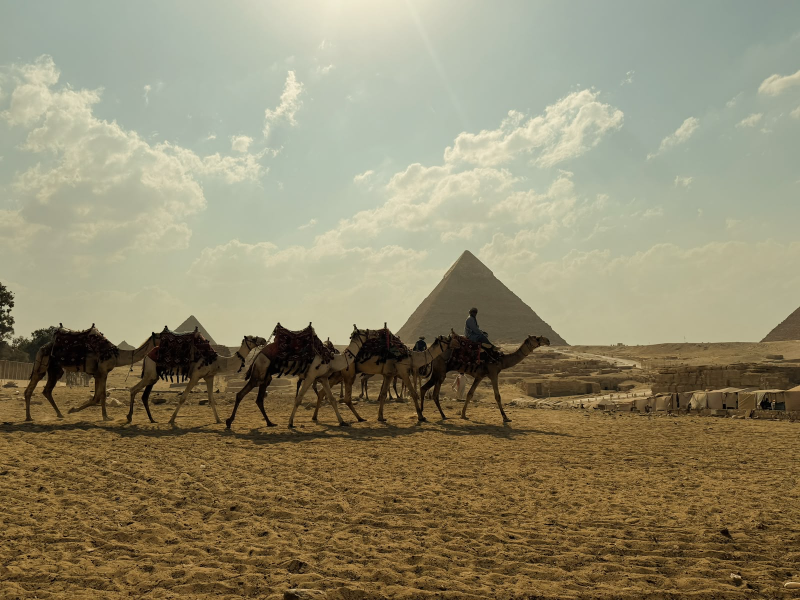
#> input picture design/WhatsApp Image 2026-08-19f at 1.43.31 PM.jpeg, 1600 x 1200 px, given in place of asd.jpeg, which was not available (shown at 1/2 size)
$ python build-images.py '../design/WhatsApp Image 2026-08-19f at 1.43.31 PM.jpeg'
#> lines starting #> are read from the running program, lines starting #| are printed output that depends on the picture; pictures that were not available may be replaced by others from this repository, and a replacement may not be noted
#!/usr/bin/env python3
"""Build every photographic asset the site serves, from the originals in design/.

    python tools/build-images.py

Requires Pillow. Rewrites assets/images/** and assets/icons/og-image.jpg in
place; nothing reads this script at runtime, so the repository stays a static
site. It exists because the crops and the colour grade below are decisions,
not accidents, and re-deriving them by hand the next time a photograph is
swapped would lose them.

Retained stock is graded toward the supplied photographs rather than the other
way round: those frames are warm, hazy and restrained, and the site's own art
direction asks for exactly that over the saturated HDR look the placeholder
set arrived with. See assets/images/README.txt for which files are owned,
which are stock, and which still need reshooting.
"""
import os
import sys
from PIL import Image, ImageEnhance, ImageFilter, ImageOps

ROOT   = os.path.dirname(os.path.dirname(os.path.abspath(__file__)))
DESIGN = os.path.join(ROOT, "design")
OUT    = os.path.join(ROOT, "assets", "images")
ICONS  = os.path.join(ROOT, "assets", "icons")

# Short keys for the supplied set, so the mapping further down stays readable.
# The filenames are as delivered, mangled characters and all; renaming them
# would only move the problem into whatever the next batch is called.
SRC = {
    "colossi":   "WhatsApp Image 2026-08-19 at 1.43.26 PM.jpeg",   # Karnak seated colossi
    "dancer":    "WhatsApp Image 2026-08-19 at 1.43.29 PM.jpeg",   # figure in the hypostyle hall
    "columns":   "WhatsApp Image 2026-08-19 at 1.43d.29 PM.jpeg",  # painted capitals from below
    "rooftop":   "WhatsApp Image 2026-08-19 at 1.43.30 PM.jpeg",   # unused: rooftop cafe
    "felucca":   "WhatsApp Image 2026-08-19 at 1.43.30 PfM.jpeg",  # the Nile at golden hour
    "wine":      "WhatsApp Image 2026-08-19 at 1.43.30f PM.jpeg",  # a glass against Khafre
    "caravan":   "WhatsApp Image 2026-08-19 at 1.43.3f1 PM.jpeg",  # camel train, backlit (now og-image only)
    "table":     "WhatsApp Image 2026-08-19 at 1.4f3.31 PM.jpeg",  # breakfast facing the plateau
    "sphinx":    "WhatsApp Image 2026d08-19 at 1.43.31 PM.jpeg",   # unused: Sphinx in profile
    "khafre":    "WhatsApp Image f2026-08-19 at 1.43.31 PM.jpeg",  # Khafre with the Sphinx below
    "crew":      "asd.jpeg",                                       # the branded group on the plateau
}


def load(key):
    """A supplied original, by short key."""
    return ImageOps.exif_transpose(Image.open(os.path.join(DESIGN, SRC[key]))).convert("RGB")


def crop_ratio(im, ratio, ax=0.5, ay=0.5, zoom=1.0):
    """Largest ratio-correct window, scaled by `zoom`, anchored at (ax, ay).

    ax/ay are 0..1 positions of the window centre inside the frame, so
    ay=0.35 keeps a horizon high and ay=0.65 keeps it low.
    """
    W, H = im.size
    # Whichever edge is limiting sets the window; the other follows the ratio.
    w, h = (H * ratio, H) if W / H > ratio else (W, W / ratio)
    w, h = w / zoom, h / zoom
    x = min(max(ax * W - w / 2, 0), W - w)
    y = min(max(ay * H - h / 2, 0), H - h)
    return im.crop((round(x), round(y), round(x + w), round(y + h)))


def grade(im, warm=0.0, sat=1.0, contrast=1.0, bright=1.0, lift=0.0):
    """House grade: warm sand, restrained saturation, gentle contrast.

    `warm` shifts red up and blue down (positive), which is also what pulls
    the cyan out of the HDR skies in the placeholder set. `lift` raises the
    black point for the filmic haze the supplied photographs already have.
    """
    if bright != 1.0:
        im = ImageEnhance.Brightness(im).enhance(bright)
    if contrast != 1.0:
        im = ImageEnhance.Contrast(im).enhance(contrast)
    if sat != 1.0:
        im = ImageEnhance.Color(im).enhance(sat)
    if warm:
        r, g, b = im.split()
        r = r.point(lambda v: min(255, int(v * (1 + warm * 0.06) + warm * 3)))
        b = b.point(lambda v: max(0, int(v * (1 - warm * 0.055) - warm * 2)))
        im = Image.merge("RGB", (r, g, b))
    if lift:
        k = int(lift * 255)
        im = im.point(lambda v: int(k + v * (255 - k) / 255))
    return im


def finish(im, size, sharp=0.55):
    """Resize to the exact target, sharpening in proportion to the stretch."""
    up = size[0] / im.width
    im = im.resize(size, Image.LANCZOS)
    amount = sharp * (1.6 if up > 1.05 else 1.0)
    return im.filter(ImageFilter.UnsharpMask(radius=1.4, percent=int(amount * 100), threshold=3))


def save(im, relpath, q=84):
    dst = os.path.join(OUT, relpath)
    os.makedirs(os.path.dirname(dst), exist_ok=True)
    im.save(dst, "WEBP", quality=q, method=6)
    return dst, os.path.getsize(dst)


def stock(name):
    """An ungraded placeholder original, from design/stock/.

    Every retained placeholder is read from there rather than from
    assets/images/, because each one is both an input to this script and an
    output of it — reading the live file would grade an already-graded file
    a second time on every run. design/stock/ is the pristine copy and is
    never written to, which is what makes the script idempotent.

    Two of those files no longer have a matching output name. thebes-1 was a
    photograph of Cairo filed under Thebes and now lives at
    destinations/cairo; the old aswan-1 hero moved down to
    destinations/aswan, its hero slot taken by the supplied felucca.
    """
    return Image.open(os.path.join(DESIGN, "stock", name + ".webp")).convert("RGB")


# Matching the placeholder set to the supplied look: pull saturation back,
# push the sand warm, lift the black point so nothing sits at true black.
STOCK_GRADE = dict(warm=0.9, sat=0.74, contrast=0.97, bright=1.03, lift=0.055)
# The sea frames start far bluer than anything else on the page.
SEA_GRADE   = dict(warm=1.3, sat=0.55, contrast=0.96, bright=1.05, lift=0.07)
# The Luxor colossus arrived with a teal sky and crushed shadows; it needs
# the HDR pulled out of it entirely before it sits beside anything else.
DEHDR_GRADE = dict(warm=1.9, sat=0.30, contrast=0.94, bright=1.06, lift=0.085)
# The supplied frames only need the haze pulled out of the flatter ones.
NEW_SOFT    = dict(warm=0.15, sat=1.03, contrast=1.06, lift=0.012)
NEW_PLAIN   = dict(warm=0.1,  sat=1.0,  contrast=1.02)
# The hero veil is heavy — a dark bottom band over the lower 48vh and a
# radial darkening centred at 38% — and the branded frame carries its
# subject exactly where that lands. Rather than lighten the veil, which
# every other slide is composed for, this one frame is graded brighter so
# it arrives at the same place the others do once the overlay is on top.
CREW_HERO   = dict(warm=0.15, sat=1.06, contrast=1.10, bright=1.14)

HERO = (2000, 1260), (1200, 760)
DEST = (900, 1247), (500, 693)

jobs = []   # (label, graded image, [(relpath, size), ...])


def hero(base, im, crop, gr):
    im = grade(crop_ratio(im, HERO[0][0] / HERO[0][1], **crop), **gr)
    jobs.append((base, im, [("hero/%s-%d.webp" % (base, w), (w, h)) for w, h in HERO]))


def dest(base, im, crop, gr):
    im = grade(crop_ratio(im, DEST[0][0] / DEST[0][1], **crop), **gr)
    jobs.append((base, im, [("destinations/%s-%d.webp" % (base, w), (w, h)) for w, h in DEST]))


def one(rel, im, size, crop, gr):
    jobs.append((rel, grade(crop_ratio(im, size[0] / size[1], **crop), **gr), [(rel, size)]))


# ---------------------------------------------------------------- hero
# A route, not a gallery: plateau, temple, river, city, coast. The stage
# crops with object-fit:cover and pushes to scale(1.12), so every crop
# leaves margin and keeps its subject near the horizontal centre — that is
# the only part of the frame a phone is guaranteed to show.
# The Giza slot takes the branded group frame. It goes here rather than in
# any other slide because it is shot on the plateau, so the slide's name,
# coordinates and ancient name stay true and the rotation keeps five
# distinct places. The source is 3:2 against a 16:10 slot, so the window
# keeps the full width and trims 56px of height — there is almost no room
# to reposition, which is why the grade above does the work instead.
hero("giza-1",  load("crew"), dict(ay=0.52), CREW_HERO)
#> in load, returned value is the input picture: PIL image 1600x1200 RGB; mean R, G, B 145.9, 138.3, 110
#> in crop_ratio, `W, H = im.size`: W = 1600; H = 1200
#> in crop_ratio, `w, h = (H * ratio, H) if W / H > ratio else (W, W / ratio)`: w = 1600; h = 1008
#> in crop_ratio, `x = min(max(ax * W - w / 2, 0), W - w)`: x = 0
#> in crop_ratio, `y = min(max(ay * H - h / 2, 0), H - h)`: y = 120
hero("luxor-1", load("colossi"), dict(ax=0.55, ay=0.40), NEW_PLAIN)
#> call 2 of load, with key = 'colossi'
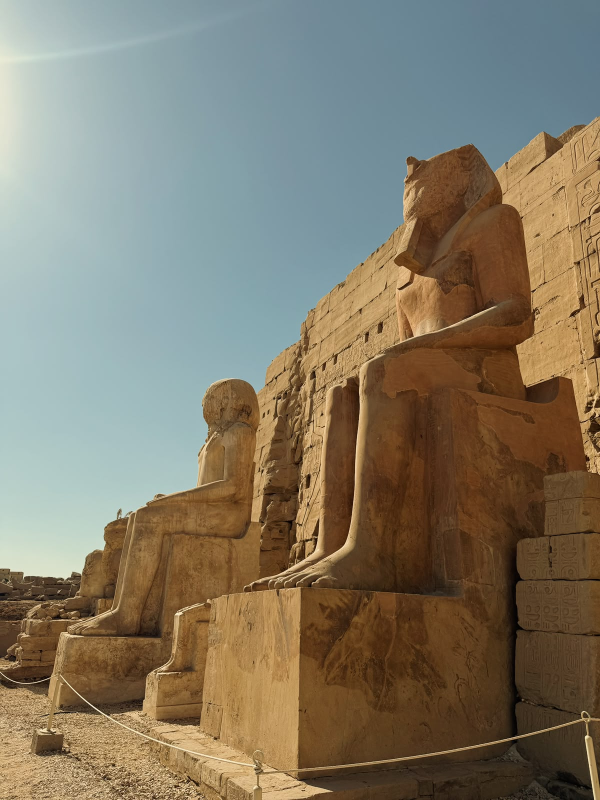
#> input picture design/WhatsApp Image 2026-08-19 at 1.43.26 PM.jpeg, 1200 x 1600 px (shown at 1/2 size)
#> in load, returned value is the input picture: PIL image 1200x1600 RGB; mean R, G, B 130.7, 122.3, 103.9
hero("aswan-1", load("felucca"), dict(ax=0.46, ay=0.48), NEW_SOFT)
#> call 3 of load, with key = 'felucca'
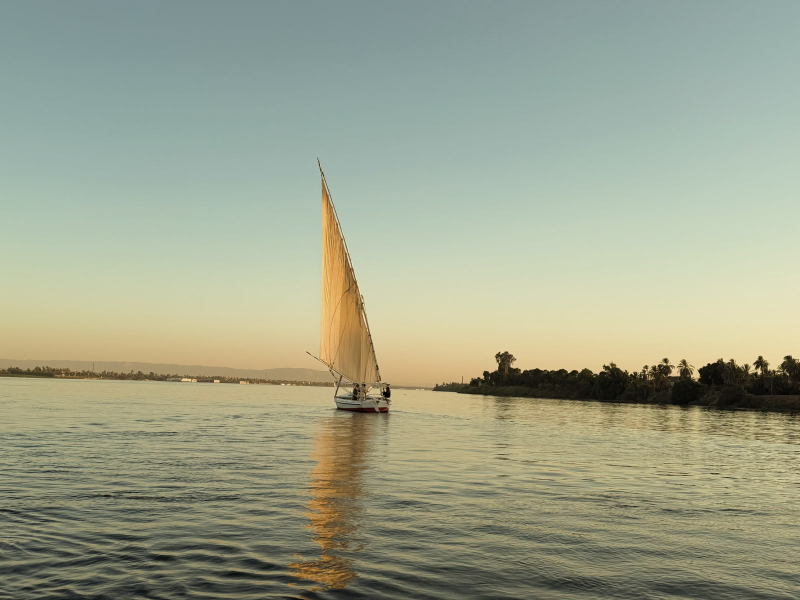
#> input picture design/WhatsApp Image 2026-08-19 at 1.43.30 PfM.jpeg, 1600 x 1200 px (shown at 1/2 size)
#> in load, returned value is the input picture: PIL image 1600x1200 RGB; mean R, G, B 157.6, 162.9, 140.4
#> call 3 of grade, with warm = 0.15, sat = 1.03, contrast = 1.06, bright = 1, lift = 0.012
#> in grade (call 3), `r, g, b = im.split()`:
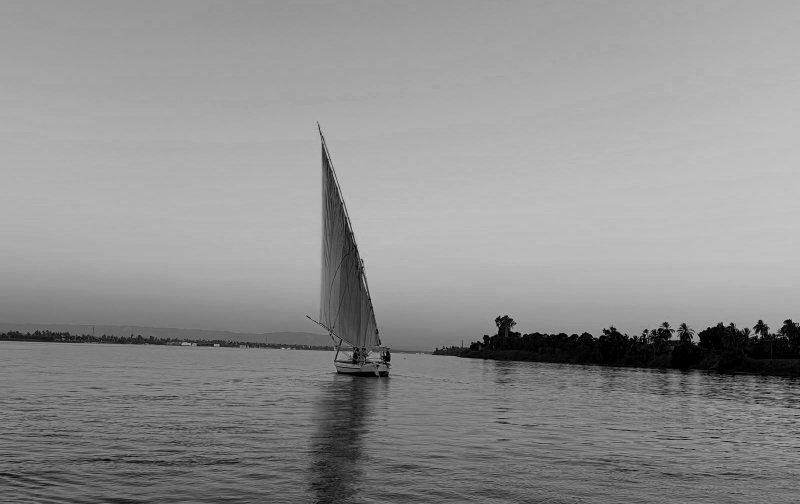
#> b: PIL image 1600x1008 L (shown at 1/2 size); min 0, max 210, mean 143.8
# The last two are the only placeholders that survived the cut.
hero("cairo-2",  stock("cairo-2-2000"),  dict(ay=0.46), STOCK_GRADE)
#> call 4 of grade, with warm = 0.9, sat = 0.74, contrast = 0.97, bright = 1.03, lift = 0.055
#> in grade (call 4), `im = im.point(lambda v: int(k + v * (255 - k) / 255))`:
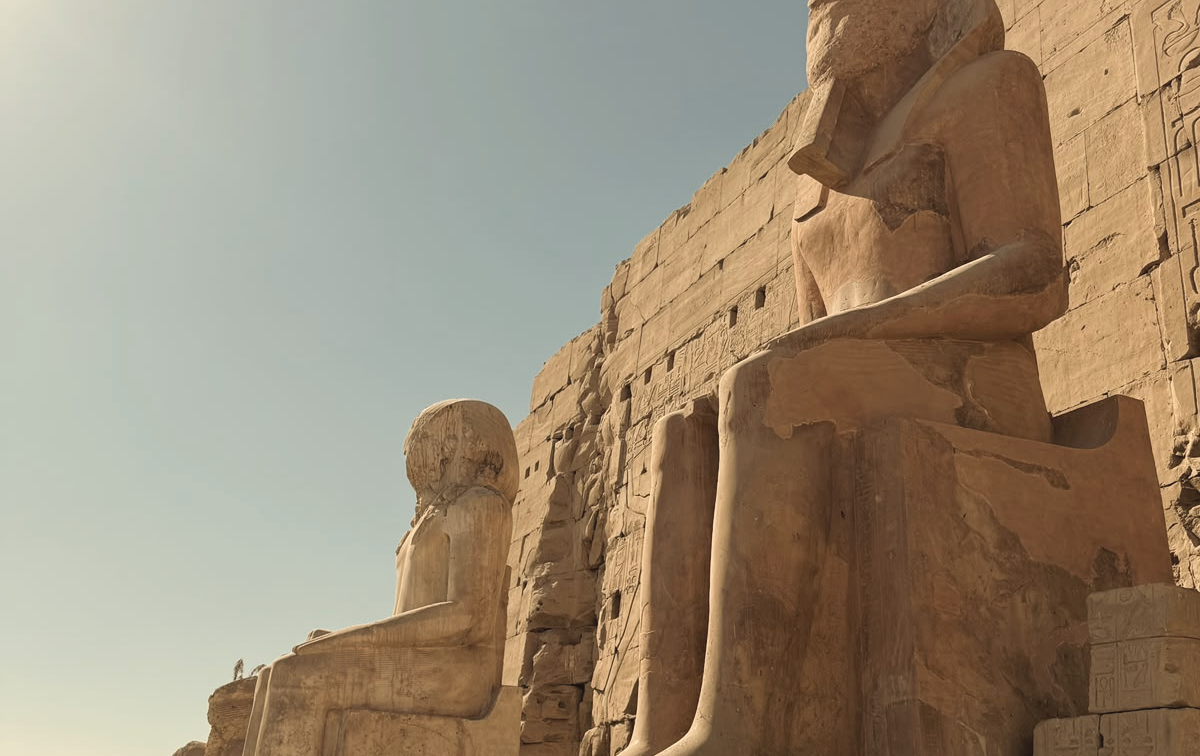
#> im: PIL image 1200x756 RGB; mean R, G, B 154.5, 139.1, 117.6
hero("redsea-1", stock("redsea-1-2000"), dict(ay=0.50), SEA_GRADE)
#> in crop_ratio (call 5), `y = min(max(ay * H - h / 2, 0), H - h)`: y = 422
#> in crop_ratio (call 5), `return im.crop((round(x), round(y), round(x + w), round(y + h)))`:
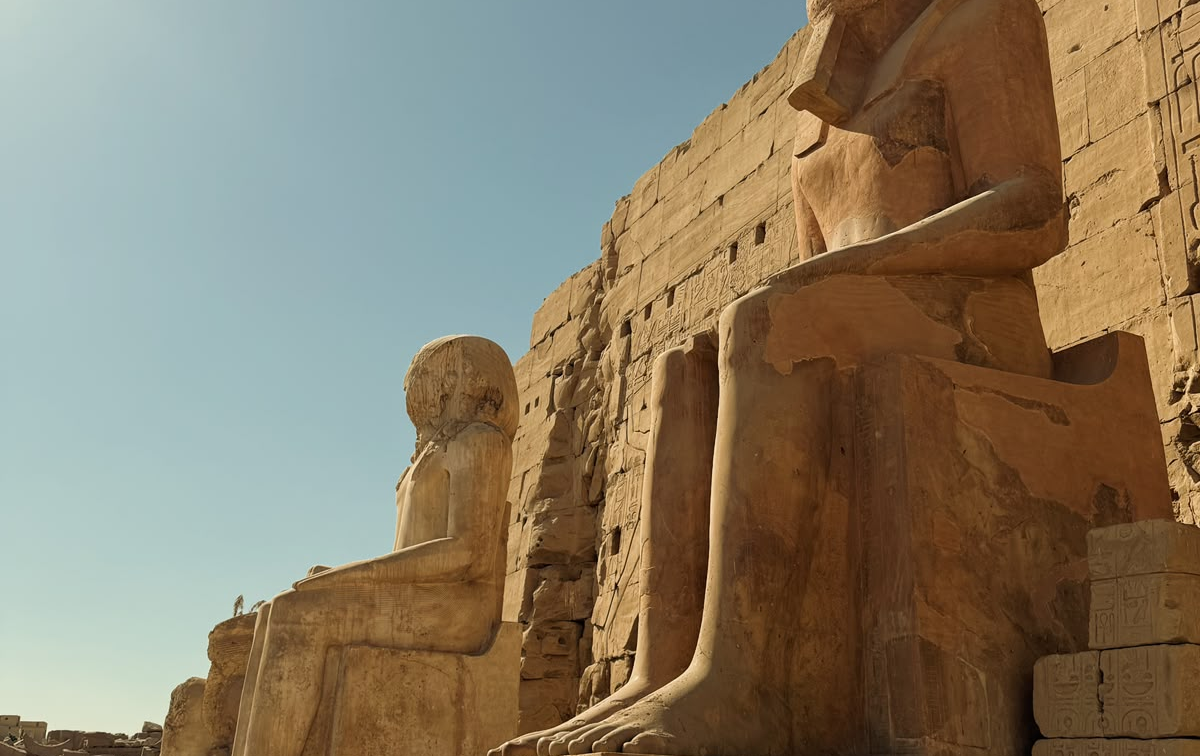
#> returned value: PIL image 1200x756 RGB; mean R, G, B 136.1, 124.6, 103.1
#> in grade (call 5), `r, g, b = im.split()`:
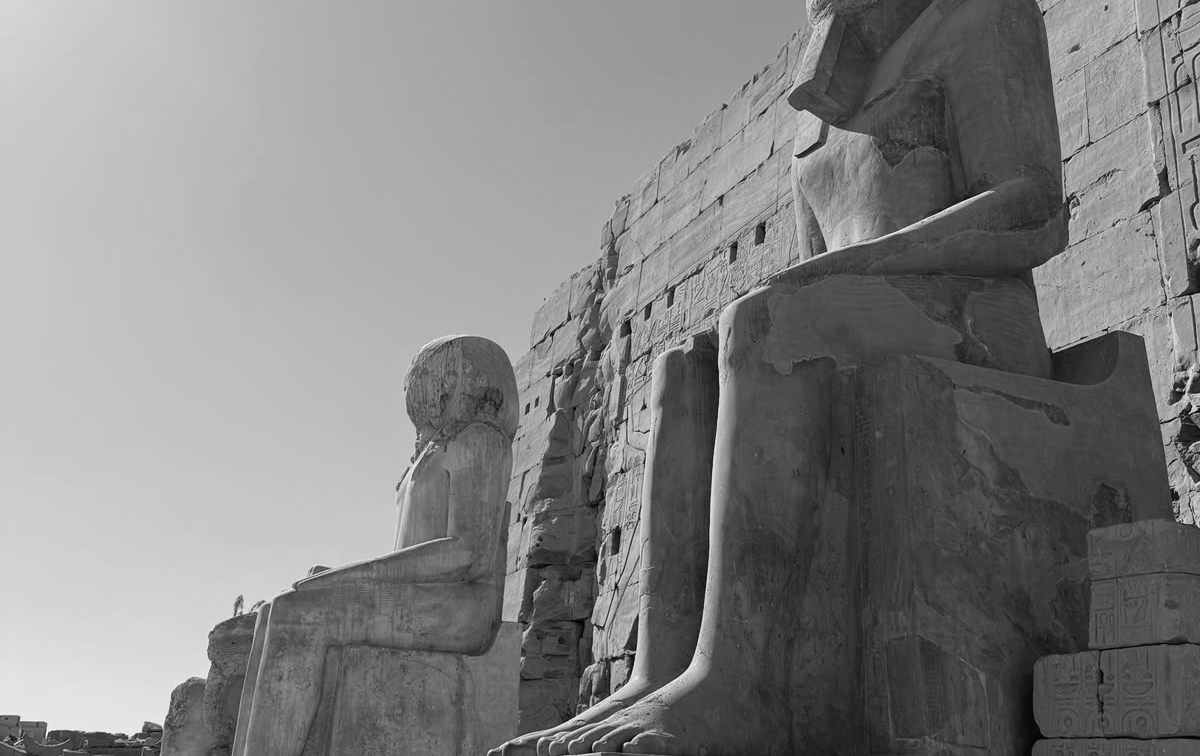
#> g: PIL image 1200x756 L; min 5, max 249, mean 129.8

# -------------------------------------------------------- destinations
dest("giza",  load("khafre"), dict(ax=0.50, ay=0.50), NEW_SOFT)
#> (the run stopped early here; a loop or call above may not have finished)
